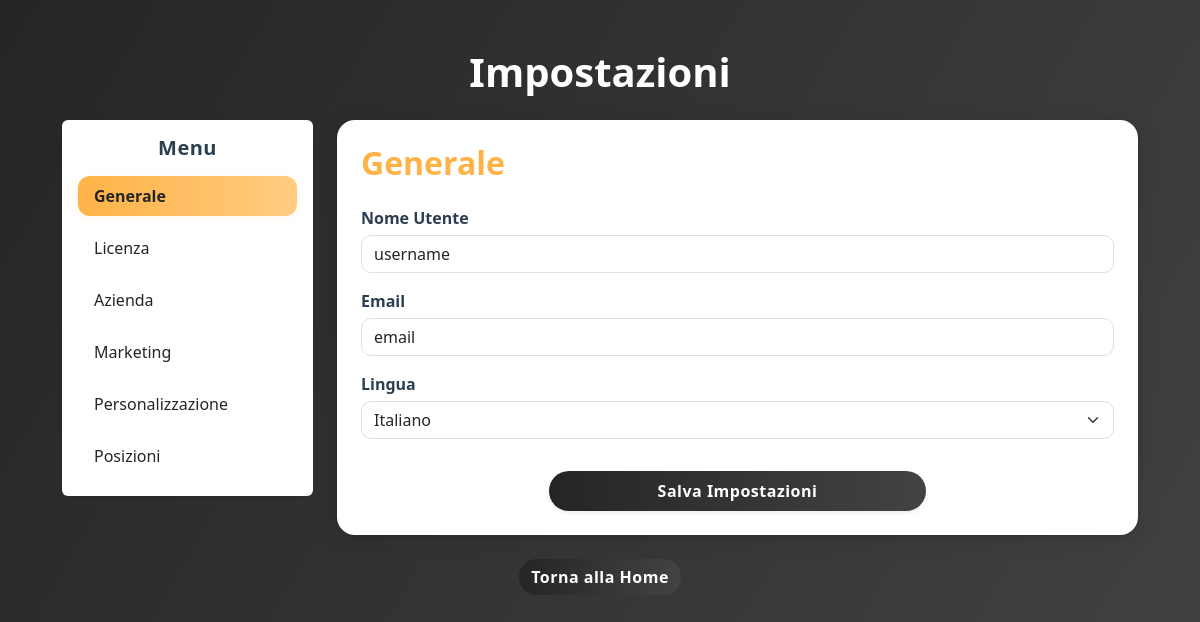
The page /settings on the database its author committed.
### app.py (models this page shows, shortened)
class User(db.Model):
    id = db.Column(db.Integer, primary_key=True)
    company_name = db.Column(db.String(100), nullable=True)
    company_address = db.Column(db.String(200), nullable=True)
    company_phone = db.Column(db.String(20), nullable=True)
    license_expiry = db.Column(db.DateTime, nullable=True)
    username = db.Column(db.String(100), nullable=False)
    email = db.Column(db.String(100), nullable=False)
    language = db.Column(db.String(2), nullable=False)
    license_code = db.Column(db.String(20), nullable=False)

### app.py (the view, shortened to what this page needs)
@app.route('/settings', methods=['GET', 'POST'])
def settings():
    user = User.query.first()  # Assuming there's only one user for simplicity
    if not user:
        user = User(username='username', email='email', language='it', license_code='ABC123', license_expiry=datetime(2025, 12, 31))
        db.session.add(user)
        db.session.commit()
    try:
        resp = requests.get('http://localhost:5100/check_license', params={'license': user.license_code})
        if resp.status_code == 200:
            data = resp.json()
            expiration_str = data.get('expiration_date')
            if expiration_str:
                license_expiry = datetime.strptime(expiration_str, '%Y-%m-%d')
            else:
                license_expiry = user.license_expiry
        else:
            license_expiry = user.license_expiry
    except Exception:
        license_expiry = user.license_expiry
    expiration_days = (license_expiry - datetime.today()).days if license_expiry else None
    return render_template('settings.html', user=user, datetime=datetime, expiration_days=expiration_days)

### app.py (called while the page is built)
    def fake_get(url, params=None, **kwargs):
        if 'check_license' in url:
            class FakeResponse:
                status_code = 200
                def json(self):
                    return {'expiration_date': '2050-12-31'}
            return FakeResponse()
        return original_get(url, params=params, **kwargs)

### templates/settings.html (shortened to what this page needs)
<!doctype html>
<html lang="it">
<head>
    <link href="https://cdn.jsdelivr.net/npm/bootstrap@5.3.0/dist/css/bootstrap.min.css" rel="stylesheet">
</head>
<body>
    <div class="container py-5">
        <h1 class="text-center mb-4 text-white fw-bold">Impostazioni</h1>
        <div class="row">
            <div class="col-md-3 mb-3">
                <div class="card border-0 shadow-sm">
                    <div class="card-body p-3 bg-white rounded">
                        <h5 class="card-title text-center mb-3 fw-bold">Menu</h5>
                        <div class="nav flex-column nav-pills">
                            <a class="nav-link mb-1 category-list" data-target="#general-settings" href="#">Generale</a>
                            <a class="nav-link mb-1 category-list" data-target="#license-settings" href="#">Licenza</a>
                            <a class="nav-link mb-1 category-list" data-target="#company-settings" href="#">Azienda</a>
                            <a class="nav-link mb-1 category-list" data-target="#marketing-settings" href="#">Marketing</a>
                            <a class="nav-link mb-1 category-list" data-target="#customization-settings" href="#">Personalizzazione</a>
                            <a class="nav-link mb-1 category-list" data-target="#positions-settings" href="#">Posizioni</a>
                        </div>
                    </div>
                </div>
            </div>
            <div class="col-md-9">
                <div class="card shadow p-4">
                    <form method="POST" enctype="multipart/form-data">
                        <div id="general-settings" class="settings-section active">
                            <h2 class="text-secondary">Generale</h2>
                            <div class="mb-3">
                                <label class="form-label">Nome Utente</label>
                                <input type="text" class="form-control" name="username" value="{{ user.username }}" required>
                            </div>
                            <div class="mb-3">
                                <label class="form-label">Email</label>
                                <input type="email" class="form-control" name="email" value="{{ user.email }}" required>
                            </div>
                            <div class="mb-3">
                                <label class="form-label">Lingua</label>
                                <select class="form-select" name="language">
                                    <option value="it" {% if user.language == 'it' %}selected{% endif %}>Italiano</option>
                                </select>
                            </div>
                        </div>
                        <div class="text-center">
                            <button type="submit" class="btn btn-secondary text-white w-50 mt-3 py-2 px-4 fw-bold rounded-pill shadow-sm">Salva Impostazioni</button>
                        </div>
                    </form>
                </div>
            </div>
        </div>
        <div class="text-center mt-4">
            <a href="{{ url_for('index') }}" class="btn btn-secondary">Torna alla Home</a>
        </div>
    </div>
</body>
</html>

### templates/settings.html (style rules this page uses)
body { background: linear-gradient(120deg, #232526 0%, #414345 100%); min-height: 100vh; font-family: 'Segoe UI', 'Roboto', Arial, sans-serif; }
.card { border-radius: 18px; box-shadow: 0 4px 24px rgba(0,0,0,0.10), 0 1.5px 4px rgba(0,0,0,0.08); border: none; }
.card-title { color: #2c3e50; letter-spacing: 0.5px; }
.nav-pills .nav-link { border-radius: 12px; color: #232526; font-weight: 500; transition: background 0.2s, color 0.2s; }
.nav-pills .nav-link.active, .nav-pills .nav-link:hover { background: linear-gradient(90deg, #ffb347 0%, #ffcc80 100%); color: #232526; font-weight: 700; box-shadow: 0 2px 8px rgba(255,179,71,0.10); }
.settings-section { display: none; animation: fadeIn 0.4s; }
.settings-section.active { display: block; }
.form-label { font-weight: 600; color: #2c3e50; }
.form-control, .form-select { border-radius: 10px; border: 1px solid #e0e0e0; box-shadow: none; transition: border-color 0.2s; }
.btn-secondary { background: linear-gradient(90deg, #232526 0%, #414345 100%); border: none; border-radius: 18px; font-weight: 600; letter-spacing: 0.5px; transition: background 0.2s, box-shadow 0.2s; }
.shadow { box-shadow: 0 4px 24px rgba(0,0,0,0.10), 0 1.5px 4px rgba(0,0,0,0.08) !important; }
.text-secondary { color: #ffb347 !important; font-weight: 700; }
.container { max-width: 1100px; }
.mb-3 label { margin-bottom: 0.3rem; }
.settings-section h2 { margin-bottom: 1.5rem; }
.nav-pills { gap: 0.5rem; }
.category-list { cursor: pointer; }
.theme-dark { background: linear-gradient(120deg, #232526 0%, #414345 100%); }

### rows shown on the page
User: username "username", email "email", language "Italiano"
